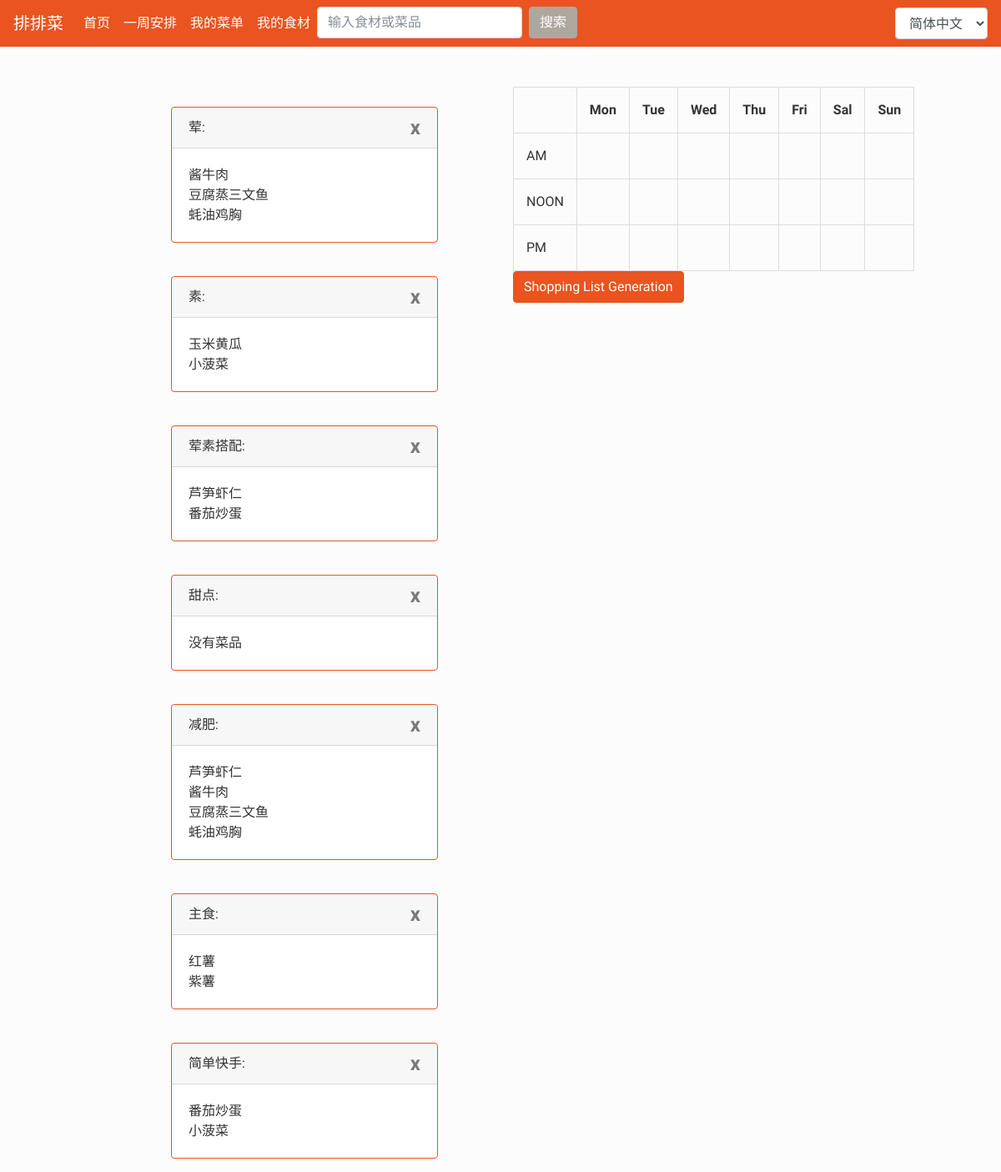
Page /schedule/ (signed in) on the earlier database version.
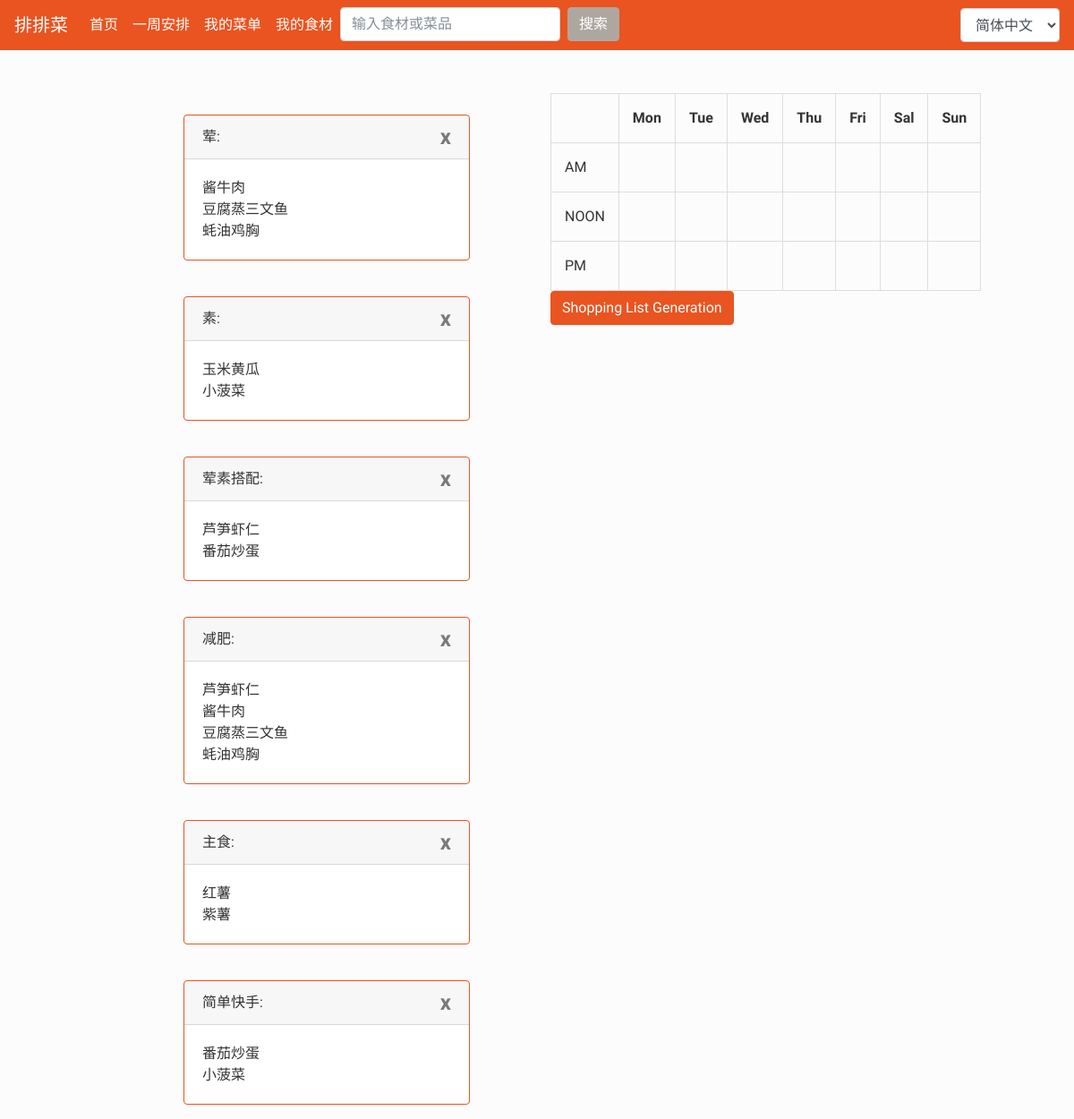
Same page on the later database version.
### AutoGener/models.py (models this page shows, shortened)
class DishType(models.Model):
    userid = models.IntegerField()
    name = models.CharField(max_length=20)

class CanDo(models.Model):
    userid = models.IntegerField()
    name = models.CharField(max_length=100)
    type = models.ManyToManyField(DishType)
    ingre = models.ManyToManyField(CanGet, blank=True)

### AutoGener/views.py (the view, shortened to what this page needs)
# urls.py: path('schedule/', views.get_scehdele, name='schedule'),
@login_required
def get_scehdele(request):
    random_dish = []
    required_dish = []
    message = ''
    types = DishType.objects.filter(userid=request.user.id)
    canDolist = CanDo.objects.filter(userid=request.user.id)
    ingredientlist = CanGet.objects.filter(userid=request.user.id)
    context = {'random_dish': random_dish, 'required_dish': list(set(required_dish)), "message": message,
               'types':types}
    return render(request, 'AutoGener/schedule.html', context)

### templates/AutoGener/schedule.html (shortened to what this page needs)
{% extends 'base.html' %}
{% load i18n %}
{% block main %}
{% for type in types %}
<br>
<div class="card border-primary mb-3" style="max-width: 20rem;">
  <div class="card-header">{{ type.name }}:<a class="close" href="{% url 'AutoGener:type_delete' type.name %}">x</a></div>
  <div class="card-body">
    {% for dish in type.cando_set.all %}
      <div id="{{ type.name}}_{{ forloop.counter }}" draggable="true" ondragstart="drag(event)">
        <p class="card-text">{{ dish.name }}</p>
      </div>
    {% empty %}
      {% trans "没有菜品" %}
      <br>
    {% endfor %}
  </div>
</div>
{% endfor %}
{% endblock %}
{% block side %}
<div class = "tables" style="position: fixed;">
  <table>
    <tr>
      <th class="tg-88nc"></th>
      <th class="tg-88nc">Mon</th>
      <th class="tg-88nc">Tue</th>
      <th class="tg-9hbo">Wed</th>
      <th class="tg-9hbo">Thu</th>
      <th class="tg-9hbo">Fri</th>
      <th class="tg-9hbo">Sal</th>
      <th class="tg-9hbo">Sun</th>
    </tr>
    <tr>
      <td class="tg-88nc">AM</td>
      <td id="table-a1" ondrop="drop(event)" ondragover="allowDrop(event)"></td>
      <td id="table-a2" ondrop="drop(event)" ondragover="allowDrop(event)"></td>
      <td id="table-a3" ondrop="drop(event)" ondragover="allowDrop(event)"></td>
      <td id="table-a4" ondrop="drop(event)" ondragover="allowDrop(event)"></td>
      <td id="table-a5" ondrop="drop(event)" ondragover="allowDrop(event)"></td>
      <td id="table-a6" ondrop="drop(event)" ondragover="allowDrop(event)"></td>
      <td id="table-a7" ondrop="drop(event)" ondragover="allowDrop(event)"></td>
    </tr>
    <tr>
      <td class="tg-88nc">NOON</td>
      <td id="table-n1" ondrop="drop(event)" ondragover="allowDrop(event)"></td>
      <td id="table-n2" ondrop="drop(event)" ondragover="allowDrop(event)"></td>
      <td id="table-n3" ondrop="drop(event)" ondragover="allowDrop(event)"></td>
      <td id="table-n4" ondrop="drop(event)" ondragover="allowDrop(event)"></td>
      <td id="table-n5" ondrop="drop(event)" ondragover="allowDrop(event)"></td>
      <td id="table-n6" ondrop="drop(event)" ondragover="allowDrop(event)"></td>
      <td id="table-n7" ondrop="drop(event)" ondragover="allowDrop(event)"></td>
    </tr>
    <tr>
      <td class="tg-88nc">PM</td>
      <td id="table-p1" ondrop="drop(event)" ondragover="allowDrop(event)"></td>
      <td id="table-p2" ondrop="drop(event)" ondragover="allowDrop(event)"></td>
      <td id="table-p3" ondrop="drop(event)" ondragover="allowDrop(event)"></td>
      <td id="table-p4" ondrop="drop(event)" ondragover="allowDrop(event)"></td>
      <td id="table-p5" ondrop="drop(event)" ondragover="allowDrop(event)"></td>
      <td id="table-p6" ondrop="drop(event)" ondragover="allowDrop(event)"></td>
      <td id="table-p7" ondrop="drop(event)" ondragover="allowDrop(event)"></td>
    </tr>
  </table>
  <a href = "#" class = "btn btn-primary edit-block">Shopping List Generation</a>
</div>
{% endblock %}

Differences in the rows shown:
removed DishType: name "甜点"
